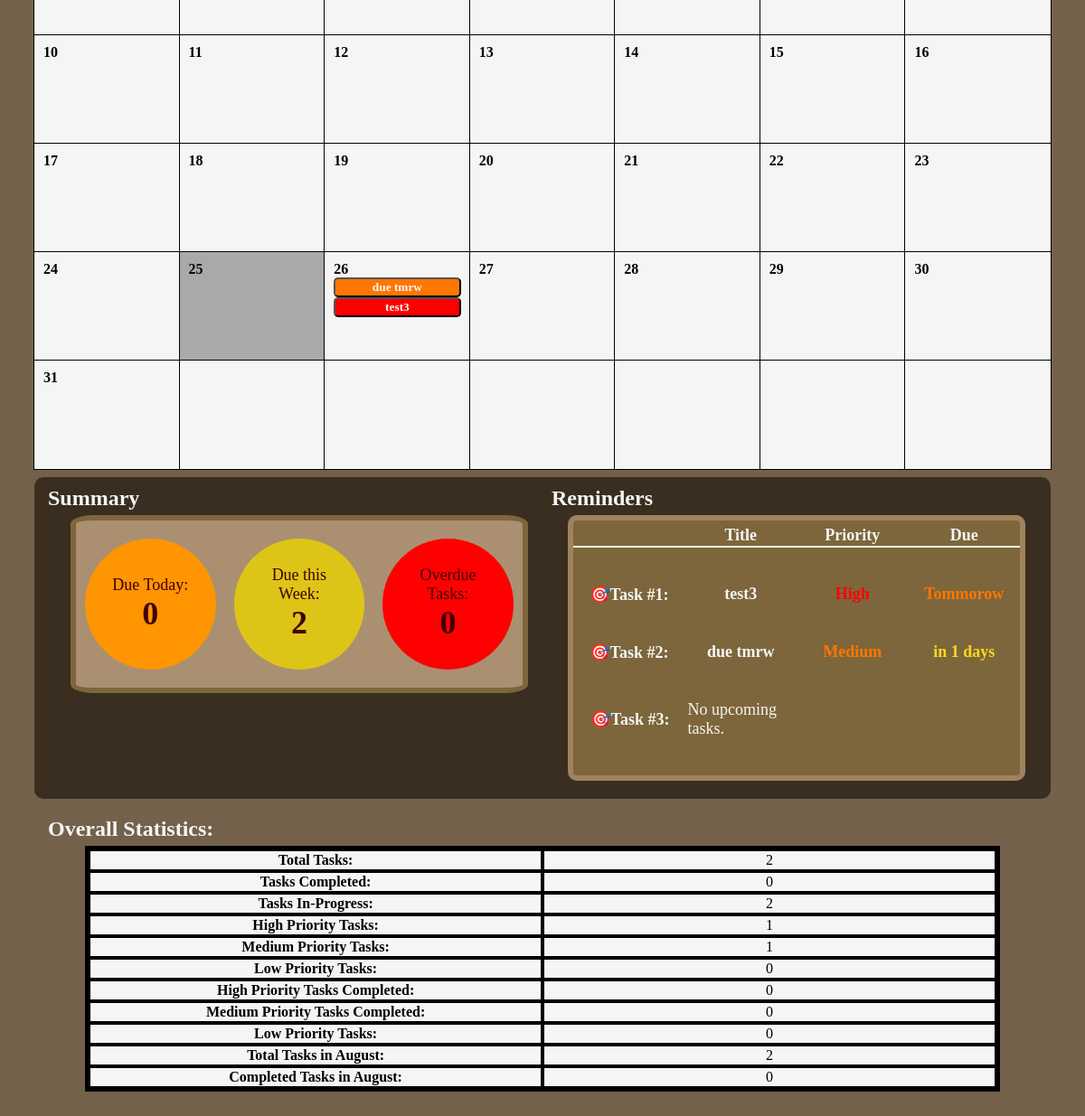
The page /home (signed in, lower part) on the database as committed earlier.
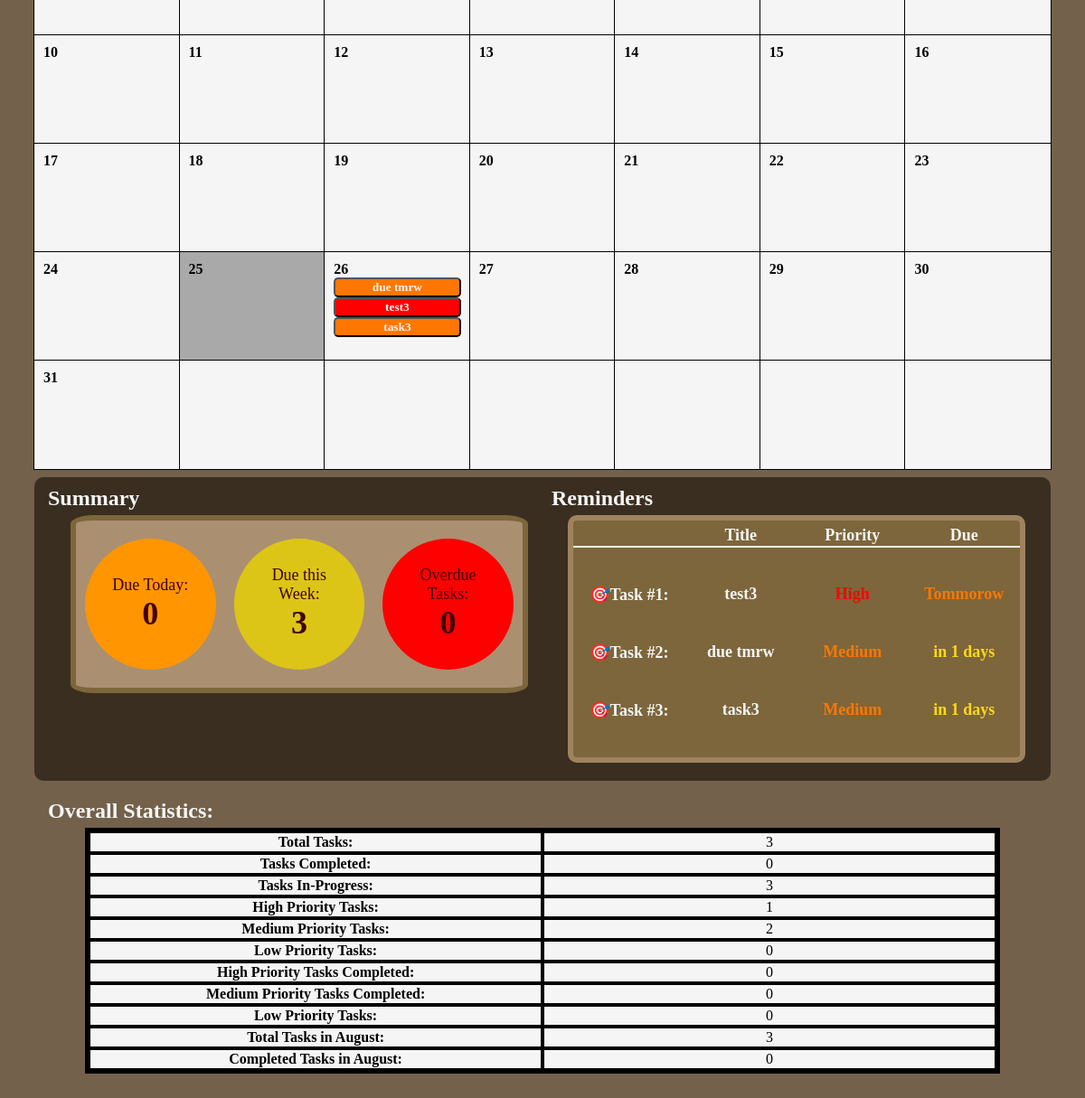
The same page on the database as committed later.
### app.py (models this page shows)
class Task(db.Model):
    id = db.Column(db.Integer, primary_key=True)
    title = db.Column(db.String(128), nullable=False)
    description = db.Column(db.Text, nullable=True)
    priority = db.Column(db.String(50), nullable=False)
    deadline = db.Column(db.DateTime, nullable=True)
    status = db.Column(db.String(50), nullable=False, default='In-Progress')
    set_today_reminder = db.Column(db.Boolean, nullable=False, default=True)
    set_tomorrow_reminder = db.Column(db.Boolean, nullable=False, default=True)
    user_id = db.Column(db.Integer, db.ForeignKey('user.id'), nullable=False)
    user = db.relationship('User', backref=db.backref('tasks', lazy=True))

### app.py (the view)
@app.route('/home')
def home():
    if 'user_id' not in session:
        flash('Please log in first.')
        return redirect(url_for('login'))  # Redirect to login if not logged in
    user_id = session['user_id'] # Grab the current logged-in user's ID from the session
    user = User.query.get(user_id)  # Used user_id to get the user object from database
    today = datetime.today()
    month = request.args.get('month', default=today.month, type=int)
    year = request.args.get('year', default=today.year, type=int)
    cal = calendar.Calendar(firstweekday=6)  # Create a calendar instance with weeks starting on Sunday (0=Monday, 6=Sunday)
    month_days = cal.monthdayscalendar(year, month) # month_days is a 2D array list where rows are weeks and columns are days
    month_name = calendar.month_name[month] # Gets month as a string
    tasks_list = Task.query.filter( # MUST use .filter() for extract
        extract('month', Task.deadline) == month, # extracts the task that matches the variables month and year
        extract('year',Task.deadline) == year
    ).all() # Within Task database, filter all task with the same month and year and put it into list
    tasks_count = Task.query.filter_by(user_id=user_id).count()
    tasks_complete_count = Task.query.filter(
        Task.user_id == user_id,
        Task.status == 'Complete'
    ).count()
    high_tasks = Task.query.filter(
        Task.user_id == user_id,
        Task.priority == 'High'
    ).count()
    medium_tasks = Task.query.filter(
        Task.user_id == user_id,
        Task.priority == 'Medium'
    ).count()
    low_tasks = Task.query.filter(
        Task.user_id == user_id,
        Task.priority == 'Low'
    ).count()
    high_tasks_completed = Task.query.filter(
        Task.user_id == user_id,
        Task.priority == 'High',
        Task.status == 'Complete'
    ).count()
    medium_tasks_completed = Task.query.filter(
        Task.user_id == user_id,
        Task.priority == 'Medium',
        Task.status == 'Complete'
    ).count()
    low_tasks_completed = Task.query.filter(
        Task.user_id == user_id,
        Task.priority == 'Low',
        Task.status == 'Complete'
    ).count()
    tasks_in_month = Task.query.filter(
        Task.user_id == user_id,
        extract('month', Task.deadline) == month # extracts the month from deadline
    ).count()
    completed_tasks_in_month = Task.query.filter(
        Task.user_id == user_id,
        Task.status == 'Complete',
        extract('month', Task.deadline) == month # extracts the month from deadline, checks if task's month equals today's month
    ).count()
    tasks_due_today = Task.query.filter(
        Task.user_id == user_id,
        Task.status == 'In-Progress',
        extract('month', Task.deadline) == today.month,
        extract('day', Task.deadline) == today.day,
        extract('year', Task.deadline) == today.year
    ).count()
    today = datetime.today().date() # force today to be a date object without time
    start_of_week = today - timedelta(days=today.weekday())        # Monday - today.weekday() calculates days passed since Mon. and subtracts by current day
    end_of_week = start_of_week + timedelta(days=6)                # Sunday - Adds 6 days to start of week
    tasks_due_week = Task.query.filter(
        Task.user_id == user_id,
        Task.status == 'In-Progress',
        func.date(Task.deadline) >= start_of_week, # func.date() gets the date portion and compares it tp the start_of_week date object
        func.date(Task.deadline) <= end_of_week,
        extract('year', Task.deadline) == today.year
    ).all()
    tasks_overdue = Task.query.filter(
        Task.user_id == user_id,
        Task.status == 'In-Progress',
        extract('month', Task.deadline) == today.month,
        extract('day', Task.deadline) < today.day,
        extract('year', Task.deadline) == today.year
    ).count()
    reminderTasks = reminderTasksList()
    return render_template('home.html', user=user, month=month, year=year, month_name=month_name, month_days=month_days,
        today=today, tasks_list=tasks_list, tasks_count=tasks_count, tasks_complete_count=tasks_complete_count, high_tasks=high_tasks,
        medium_tasks=medium_tasks, low_tasks=low_tasks, high_tasks_completed=high_tasks_completed, medium_tasks_completed=medium_tasks_completed,
        low_tasks_completed=low_tasks_completed, tasks_in_month=tasks_in_month, completed_tasks_in_month=completed_tasks_in_month,
        tasks_due_today=tasks_due_today, tasks_due_week=tasks_due_week, tasks_overdue=tasks_overdue, reminderTasks=reminderTasks, timedelta=timedelta)

### app.py (called while the page is built)
def reminderTasksList():
    user_id = session.get('user_id')
    today = date.today()
    top3 = [] # Holds a list of the top 3 tasks due
    allTasks = Task.query.filter_by(user_id=user_id).order_by(Task.deadline.asc()).all() # Filters tasks by user's id in database, and sort by deadline (earliest to latest)
    for task in allTasks:
        if len(top3) < 3:
            if task.status == 'In-Progress' and task.deadline.date() >= today:
                top3.append(task)
        else:
            break
    return top3

### templates/home.html (shortened to what the changed rows need)
{% extends "base.html" %}
{% block content %}
  <div class="dashboard">
    <section class="calendar-section">
        <div class="calendar-content">
            <div class="calendar-days">
                {% for week in month_days %}
                    {% for day in week %}
                        {% if day == 0 %}
                            <div class="calendar-day empty"></div>
                        {% else %}
                            <div class="calendar-day {% if day == today.day and month == today.month and year == today.year %}today{% endif %}">
                                <p class="day-number">
                                    {{ day }}
                                </p>
                                <div class="day-tasks">
                                    {% set ns = namespace(count=3, show_more=false) %}
                                    {% for task in tasks_list %}
                                        {% if task.deadline.day == day %}
                                            {% if ns.count > 0 %}
                                                {% set ns.count = ns.count - 1 %}
                                                {% set ns.show_more = true %}
                                                <button type="button" class="cal-task {{ task.priority | lower }}" onclick="openTaskPopup(this, 'task-info-popup')"
                                                    task-id="{{ task.id }}"
                                                    task-title="{{ task.title }}"
                                                    task-description="{{ task.description }}"
                                                    task-priority="{{ task.priority }}"
                                                    task-deadline="{{ task.deadline.strftime('%B %d, %Y @ %I:%M %p') }}"
                                                >
                                                    {{ task.title }}
                                                </button>
                                            {% elif ns.show_more == true %}
                                                {% set ns.show_more = false %}
                                                <a href="{{ url_for('view_more_tasks', deadline=task.deadline.strftime('%Y-%m-%d'))}}">
                                                    <button type="button" class="more-button"> More </button>
                                                </a>
                                            {% endif %}
                                        {% endif %}
                                    {% endfor %}
                                </div>
                            </div>
                        {% endif %}
                    {% endfor %}
                {% endfor %}
            </div>
        </div>
    </section>
    <div class="sumrem-section">
        <section class="summary-section">
            <h2 style="margin:0; margin-bottom: 5px; color: whitesmoke; margin-left: 15px;">Summary</h2>
            <div class="summary-box">
                <div class="summary-content">
                    <div class="due-week">
                        <div class="text">
                            <p>Due this Week:</p>
                            <h4>{{ tasks_due_week | length }}</h4>
                        </div>
                    </div>
                </div>
            </div>
        </section>
        <section class="reminders-section">
            <h2 style="margin:0; margin-bottom: 5px; color: whitesmoke; margin-left: 10px;">Reminders</h2>
            <div class="reminder-box">
                <table class="reminder-table">
                    <tr class="reminder-header">
                        <th></th>
                        <th>Title</th>
                        <th>Priority</th>
                        <th>Due</th>
                    </tr>
                    <tr class="task1">
                        <th>🎯Task #1:</th>
                        {% if reminderTasks|length > 0 %}
                            <td>
                                <a href="{{ url_for('view_more_tasks', deadline=reminderTasks[0].deadline.strftime('%Y-%m-%d'))}}" class="reminder-task">
                                    {{ reminderTasks[0].title }}
                                </a>
                            </td>
                            <td class="reminder-priority {{ reminderTasks[0].priority | lower }}">{{ reminderTasks[0].priority}}</td>
                            {% if reminderTasks[0].deadline.date() == today %}
                                <td class="deadlime-today" style="color: rgb(255, 0, 0); font-weight: bold;">Today</td>
                            {% elif reminderTasks[0].deadline.date() == today + timedelta(days=1) %}
                                <td class="deadlime-tommorow" style="color: rgb(255, 119, 0); font-weight: bold;">Tommorow</td>
                            {% else %}
                                <td class="deadline-later" style="color: rgb(255, 217, 27); font-weight: bold;">in {{ (reminderTasks[0].deadline.date() - today).days }} days</td>
                            {% endif %}
                        {% else %}
                            <td colspan="3" class="no-upcoming">No upcoming tasks.</td>
                        {% endif %}
                    </tr>
                    <tr class="task2">
                        <th>🎯Task #2:</th>
                        {% if reminderTasks|length > 1 %}
                            <td>
                                <a href="{{ url_for('view_more_tasks', deadline=reminderTasks[1].deadline.strftime('%Y-%m-%d'))}}" class="reminder-task">
                                    {{ reminderTasks[1].title }}
                                </a>
                            </td>
                            <td class="reminder-priority {{ reminderTasks[1].priority | lower }}">{{ reminderTasks[1].priority}}</td>
                            {% if reminderTasks[1].deadline.date() == today %}
                                <td class="deadline-today" style="color: rgb(255, 0, 0); font-weight: bold;">Today</td>
                            {% else %}
                                <td class="deadline-later" style="color: rgb(255, 217, 27); font-weight: bold;">in {{ (reminderTasks[1].deadline.date() - today).days }} days</td>
                            {% endif %}
                        {% else %}
                            <td colspan="3" class="no-upcoming">No upcoming tasks.</td>
                        {% endif %}
                    </tr>
                    <tr class="task3">
                        <th>🎯Task #3:</th>
                        {% if reminderTasks|length > 2 %}
                            <td>
                                <a href="{{ url_for('view_more_tasks', deadline=reminderTasks[2].deadline.strftime('%Y-%m-%d'))}}" class="reminder-task">
                                    {{ reminderTasks[2].title }}
                                </a>
                            </td>
                            <td class="reminder-priority {{ reminderTasks[2].priority | lower }}">{{ reminderTasks[2].priority}}</td>
                            {% if reminderTasks[2].deadline.date() == today %}
                                <td class="deadline-today" style="color: rgb(255, 0, 0); font-weight: bold;">Today</td>
                            {% else %}
                                <td class="deadline-later" style="color: rgb(255, 217, 27); font-weight: bold;">in {{ (reminderTasks[2].deadline.date() - today).days }} days</td>
                            {% endif %}
                        {% else %}
                            <td colspan="3" class="no-upcoming">No upcoming tasks.</td>
                        {% endif %}
                    </tr>
                </table>
            </div>
        </section>
    </div>
    <section class="stats-section">
        <h2 class="stats-title" style="margin:0; margin-bottom: 5px; color: whitesmoke; margin-left: 15px; font-family: Bahnschrift SemiBold;">Overall Statistics:</h2>
        <div class="stats-box">
            <table class="stats-table">
                <tr class="total-tasks">
                    <th>Total Tasks:</th>
                    <td>{{ tasks_count }}</td>
                </tr>
                <tr class="complete-tasks">
                    <th>Tasks Completed:</th>
                </tr>
                <tr class="in-progress-tasks">
                    <th>Tasks In-Progress:</th>
                    <td>{{ tasks_count - tasks_complete_count }}</td>
                </tr>
                <tr class="high-priority-tasks">
                    <th>High Priority Tasks:</th>
                </tr>
                <tr class="medium-priority-tasks">
                    <th>Medium Priority Tasks:</th>
                    <td>{{ medium_tasks }}</td>
                </tr>
                 <tr class="low-priority-tasks">
                    <th>Low Priority Tasks:</th>
                </tr>
                  <tr class="high-priority-tasks-completed">
                    <th>High Priority Tasks Completed:</th>
                </tr>
                <tr class="medium-priority-tasks-completed">
                    <th>Medium Priority Tasks Completed:</th>
                </tr>
                <tr class="low-priority-tasks-completed">
                    <th>Low Priority Tasks:</th>
                </tr>
                <tr class="tasks-month">
                    <th>Total Tasks in {{ month_name }}:</th>
                    <td>{{ tasks_in_month }}</td>
                </tr>
                <tr class="tasks-completed-month">
                    <th>Completed Tasks in {{ month_name }}:</th>
                </tr>
            </table>
        </div>
    </section>
  </div>
{% endblock %}

Rows that differ between the two databases and show on the page:
added Task: title "task3", priority "Medium", (reminderTasks[2].deadline.date()-today).days "1"
Other text that changed with them:
{{ tasks_due_week | length }}: "2" → "3"
{{ tasks_count }}: "2" → "3"
{{ tasks_count - tasks_complete_count }}: "2" → "3"
{{ medium_tasks }}: "1" → "2"
{{ tasks_in_month }}: "2" → "3"
text no longer shown: "No upcoming tasks."
text now shown: "in days"
